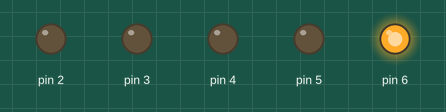
This sketch was run on a simulated Arduino Uno, built with avr-gcc and run on an emulated ATmega328P. Shown: output pins drawn as LEDs (lit = HIGH). Random numbers use the default seed unless the sketch sets one.

Above: at 4.51 s.
At 6.55 s:
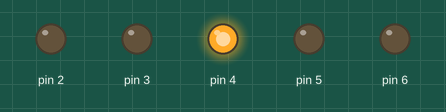
At 8.3 s:
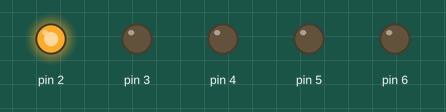
At 19.1 s:
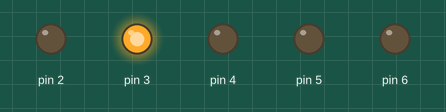
At 27.23 s:
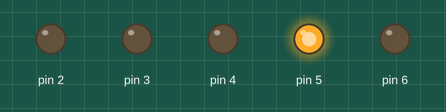
At 36.73 s:
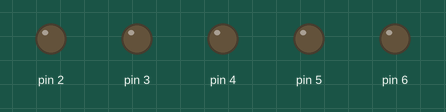
Timing chart, 0 to 40.0 s (numbered marks = the images above):
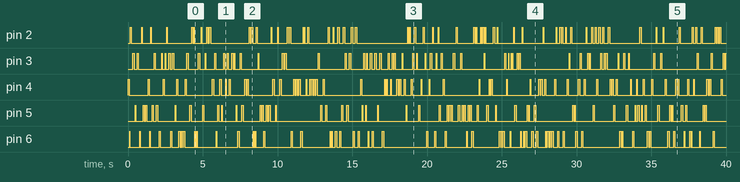

The sketch:

Hw1Prob2Skel.ino
```cpp
/*
 Blink sketch modified to be a Cylon back-and-forth red eye
 Modified to use functions
 Blinkit function enhanced to use onTime and offTime.
*/

//New functions are typically placed above setup and loop
void blinkit(int pin, int onTime, int offTime){
  //This function blinks an LED
  digitalWrite(pin,HIGH);
  delay(onTime);
  //Please fill in missing digitalWrite and delays
  digitalWrite(pin,LOW);
  delay(offTime);
}

void setup() {
  //Please fill in missing pinMode for 2, 3, 4, and 5
  pinMode(2,OUTPUT);
  pinMode(3,OUTPUT);
  pinMode(4,OUTPUT);
  pinMode(5,OUTPUT);
  pinMode(6,OUTPUT);
}

void loop() {
  int pin = (rand() % 5) + 2, on = (rand() % 70) + 30, off = (rand() % 70) + 30;
  blinkit(pin,on,off);  //change the on/off time for special effect
  //Please fill in missing blinkit commands to make a nice blink pattern
}
```
